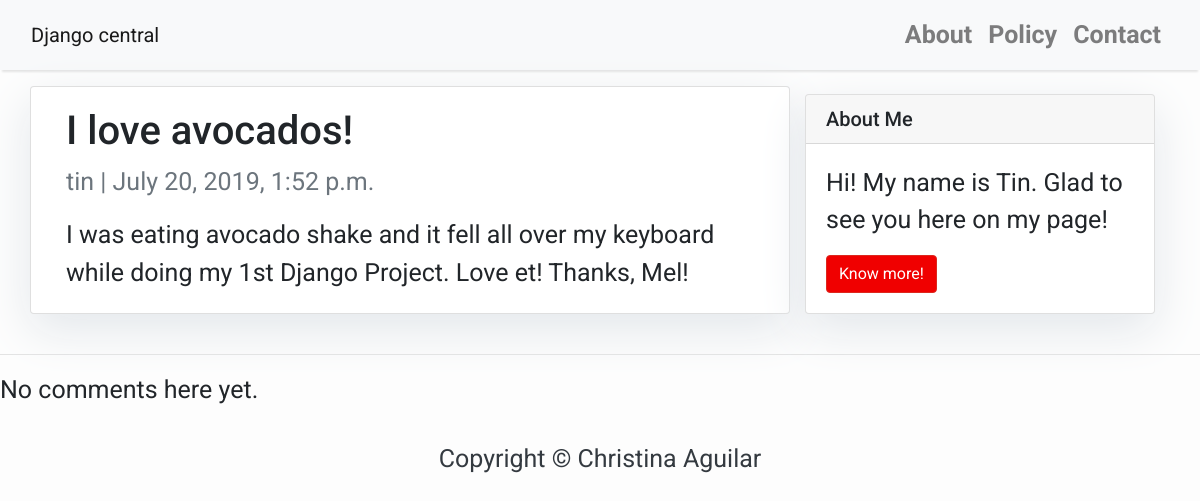
/second-blog-post/, run on the app's committed database.
### blog/models.py (models this page shows, shortened)
class Post(models.Model):
    title = models.CharField(max_length=200, unique=True)
    slug = models.SlugField(max_length=200, unique=True)
    author = models.ForeignKey(User, on_delete= models.CASCADE,related_name='blog_posts')
    updated_on = models.DateTimeField(auto_now= True)
    content = models.TextField()
    created_on = models.DateTimeField(auto_now_add=True)
    status = models.IntegerField(choices=STATUS, default=0)
    class Meta:
        ordering = ['-created_on']

### blog/views.py (the view)
# urls.py: path('<slug:slug>/', views.PostDetail.as_view(), name='post_detail'),
class PostDetail(generic.DetailView):
    model = Post
    template_name = 'post_detail.html'

### templates/post_detail.html
{% extends 'base.html' %} {% block content %}
<div class="container">
  <div class="row">
    <div class="col-md-8 card mb-4  mt-3 left  top">
      <div class="card-body">
        <h1>{% block title %} {{ object.title }} {% endblock title %}</h1>
        <p class=" text-muted">{{ post.author }} | {{ post.created_on }}</p>
        <p class="card-text ">{{ object.content | safe }}</p>
      </div>
    </div>
    {% block sidebar %} {% include 'sidebar.html' %} {% endblock sidebar %}
  </div>
</div>
<hr>
{% for comment in post.comments.all %}
    <div class="comment">
        <div class="date">{{ comment.created_date }}</div>
        <strong>{{ comment.author }}</strong>
        <p>{{ comment.text|linebreaks }}</p>
    </div>
{% empty %}
    <p>No comments here yet. </p>
{% endfor %}
{% endblock content %}

### templates/base.html (style rules this page uses)
body { font-family: "Roboto", sans-serif; font-size: 25px; background-color: #fdfdfd; }

### templates/sidebar.html (style rules this page uses)
.card { box-shadow: 0 16px 48px #E3E7EB; }

### data on the page
Post: title "I love avocados!", author "tin", created_on "July 20, 2019, 1:52 p.m.", content "I was eating avocado shake and it fell all over my keyboard while doing my 1st Django Project. Love et! Thanks, Mel!"
